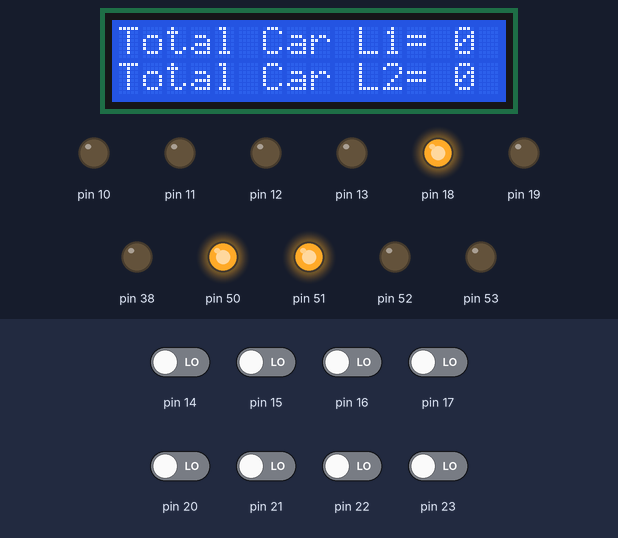
The sketch below on a simulated Arduino Mega 2560, built with avr-gcc and run on an emulated ATmega2560. Parts: 16×2 character LCD, output pins drawn as LEDs (lit = HIGH). The test bench sets the inputs (shaded band); at power-on: pin 14–17, pin 20–23 LOW. What the sketch prints to the serial monitor is not drawn.

Above: at 2.3 s.
2.4 s: pin 23 driven HIGH
At 2.8 s:
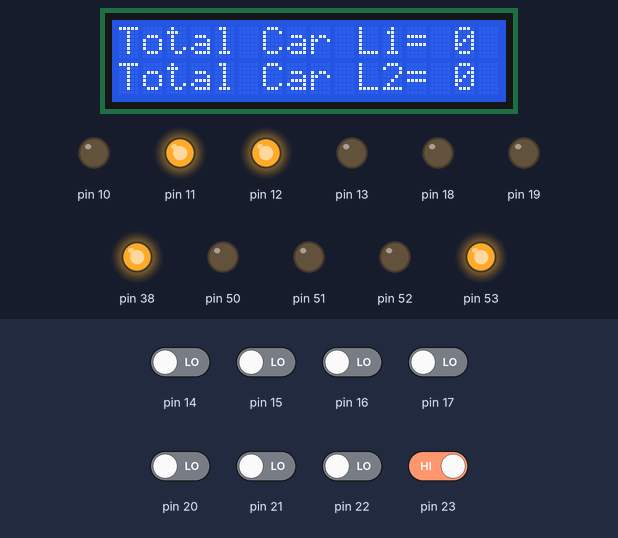
At 4.0 s:
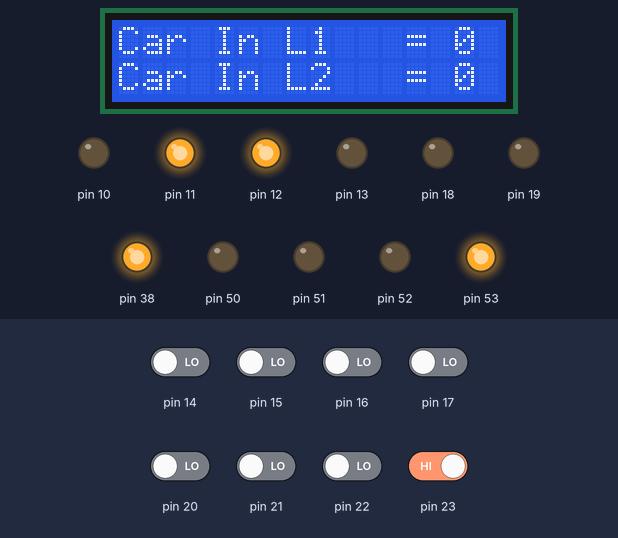
4.6 s: pin 22 driven HIGH
At 5.7 s:
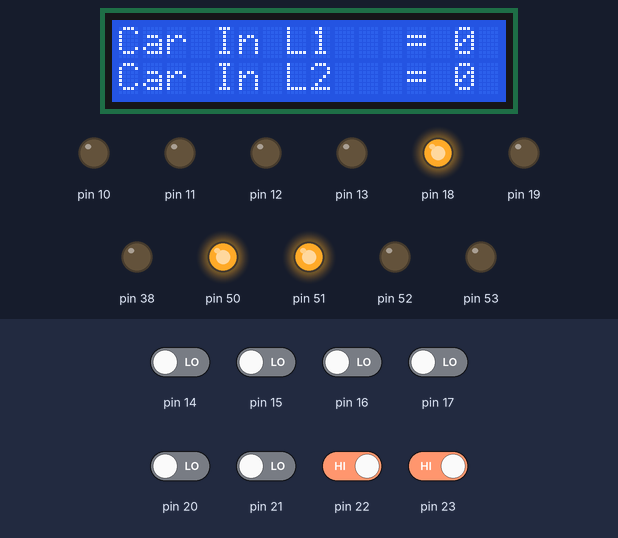
Timing chart, 0 to 7.6 s (numbered marks = the images above; inputs shaded):
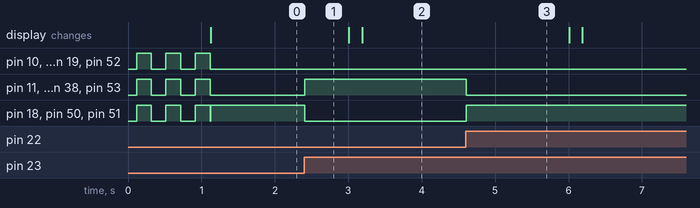

Measured:
- after the input at 2.4 s, pin 11, pin 12, pin 38, pin 53: LOW → HIGH at once; pin 18, pin 50, pin 51: HIGH → LOW at once
- after the input at 4.6 s, pin 11, pin 12, pin 38, pin 53: HIGH → LOW at once; pin 18, pin 50, pin 51: LOW → HIGH at once

The sketch:

17_smart_traffic_V7_2.ino
```cpp
#include <avr/io.h>
#include <util/delay.h>
#include <LiquidCrystal.h>

#include <stdio.h>
#include <util/delay.h>


LiquidCrystal lcd(8, 9, 26, 27, 28, 29);

//int readADCValue(unsigned char channel);
void readSensorValues ();
void blinkAll ();
void displayInfo();
void laneCarCount ();
void trafficControl ();

int sensor_1_adc = 0;
int sensor_2_adc = 0;
int sensor_3_adc = 0;
int sensor_4_adc = 0;
int sensor_5_adc = 0;
int sensor_6_adc = 0;
int sensor_7_adc = 0;
int sensor_8_adc = 0;


int sensor_1_count = 0;
int sensor_2_count = 0;
int sensor_3_count = 0;
int sensor_4_count = 0;
int sensor_5_count = 0;
int sensor_6_count = 0;
int sensor_7_count = 0;
int sensor_8_count = 0;


int sensor_1_adc_last = 0;
int sensor_2_adc_last = 0;
int sensor_3_adc_last = 0;
int sensor_4_adc_last = 0;
int sensor_5_adc_last = 0;
int sensor_6_adc_last = 0;
int sensor_7_adc_last = 0;
int sensor_8_adc_last = 0;


 int total_car_lane_one = 0;
 int total_car_lane_two = 0;


int car_counter_one = 0;
int car_counter_two = 0;
int car_counter_three = 0;
int car_counter_four = 0;
// int car_counter_two_laneone = 0;
// int car_counter_three_lanetwo = 0;
// int car_counter_four_lanetwo = 0;

int car_in_lane_one = 0;
int car_out_lane_one = 0;

int car_in_lane_two = 0;
int car_out_lane_two = 0;

int now_car_lane_one = 0;
int now_car_lane_two = 0;
int P = 0;
int Q = 0;

long cycleCount=0;
int infoSelect=0;
int debugOutFlag=0;
long seconds=0;
long displayClearFlag=0;

bool vipFlag_l1=0;
bool vipFlag_l2=0;

bool MaxCarL1=0;
bool MaxCarL2=0;

long waitCar=0;
bool waitCarFlag=0;

int conditionID=0;
int LastconditionID=0;

void setup () {
    // set up the LCD's number of columns and rows:
  lcd.begin(16, 2);
  Serial.begin (9600);
  lcd.setCursor (0, 0);
  lcd.print("Traffic Control ");
  lcd.setCursor (0, 1);
  lcd.print("Initializing....");
  _delay_ms(50);    //Delay for stabilization

  //ADMUX |= 1 << REFS0;    //Reference is AVCC with external capacitor at AREF pin. Right adjust the result
  //ADCSRA |= 1 << ADPS1;   //Division factor: 4, single conversion mode
  //ADCSRA |= (1 << ADEN);    //Enable ADC
  DDRA = 0x00;
  DDRB = 0xFF;
  DDRD |= 1 << PD2;
  DDRD |= 1 << PD3;
  DDRD |= 1 << PD4;
  DDRD |= 1 << PD7;

  DDRC &= (~(1<<PC0));
  DDRC &= (~(1<<PC1));

  blinkAll ();
  lcd.setCursor (0, 0);
  lcd.print("                ");
  lcd.setCursor (0, 1);
  lcd.print("                ");

}


void loop ()
  {
    seconds=millis()/1000;
    readSensorValues();   // Reading Sensor values
    laneCarCount ();    // Counting cars based on sensor reading
    displayInfo();      // Displaying lane car information
    trafficControl ();    // Controlling Traffic signal based on carcount
    debugOut();
  }
```

blinkAll.ino
```cpp
void blinkAll ()
{
  PORTB = 0b11111111;
  PORTD |= 1 << PD2;
  PORTD |= 1 << PD3;
  PORTD |= 1 << PD4;
  PORTD |= 1 << PD7;

  _delay_ms(200);

  PORTB = 0b00000000;
  PORTD &= (~(1 << PD2));
  PORTD &= (~(1 << PD3));
  PORTD &= (~(1 << PD4));
  PORTD &= (~(1 << PD7));

  _delay_ms(200);

  PORTB = 0b11111111;
  PORTD |= 1 << PD2;
  PORTD |= 1 << PD3;
  PORTD |= 1 << PD4;
  PORTD |= 1 << PD7;

  _delay_ms(200);

  PORTB = 0b00000000;
  PORTD &= (~(1 << PD2));
  PORTD &= (~(1 << PD3));
  PORTD &= (~(1 << PD4));
  PORTD &= (~(1 << PD7));

  _delay_ms(200);

  PORTB = 0b11111111;
  PORTD |= 1 << PD2;
  PORTD |= 1 << PD3;
  PORTD |= 1 << PD4;
  PORTD |= 1 << PD7;

  _delay_ms(200);

  PORTB = 0b00000000;
  PORTD &= (~(1 << PD2));
  PORTD &= (~(1 << PD3));
  PORTD &= (~(1 << PD4));
  PORTD &= (~(1 << PD7));
}
```

debugOut.ino
```cpp
void debugOut()
{

  if (seconds-debugOutFlag>0)
   {
    //lcd.clear();
 Serial.print ("L1_CIn_S1: ");
 Serial.print (sensor_1_adc);
 Serial.print (" L1_CIn_S2: ");
 Serial.print (sensor_2_adc);
 Serial.print (" L1_COut_S1: ");
 Serial.print (sensor_3_adc);
 Serial.print (" L1_COut_S2: ");
 Serial.println (sensor_4_adc);

 Serial.print ("L2_CIn_S1: ");
 Serial.print (sensor_5_adc);
 Serial.print (" L2_CIn_S2: ");
 Serial.print (sensor_6_adc);
 Serial.print (" L2_COut_S1: ");
 Serial.print (sensor_7_adc);
 Serial.print (" L2_COut_S2: ");
 Serial.println (sensor_8_adc);

 Serial.println (" ");

 Serial.print ("S1C: ");
 Serial.print (sensor_1_count);
 Serial.print (" S2C: ");
 Serial.print (sensor_2_count);
 Serial.print (" S3C: ");
 Serial.print (sensor_3_count);
 Serial.print (" S4C: ");
 Serial.print (sensor_4_count);
 Serial.print (" S5C: ");
 Serial.print (sensor_5_count);
 Serial.print (" S6C: ");
 Serial.print (sensor_6_count);
 Serial.print (" S7C: ");
 Serial.print (sensor_7_count);
 Serial.print (" S8C: ");
 Serial.print (sensor_8_count);

 Serial.println (" ");

 Serial.print ("VIP_L1: ");
 Serial.print (vipFlag_l1);
 Serial.print (" VIP_L2: ");
 Serial.print (vipFlag_l2);
 Serial.print (" MAX_CAR_L1: ");
 Serial.print (MaxCarL1);
 Serial.print (" MAX_CAR_L2: ");
 Serial.println (MaxCarL2);

 Serial.print ("In Loop: ");
 Serial.println (conditionID);

 Serial.println (" ");
 debugOutFlag=seconds;
   }
}
```

displayInfo.ino
```cpp
void displayInfo()
{
 // cycleCount++;

  if (seconds-cycleCount<=2)
  {
    infoSelect=0;
    //lcd.clear();
  }
  else{infoSelect=1;}

  if (seconds-cycleCount>5)
{
  cycleCount=seconds;
 // lcd.clear();
}

    if (infoSelect==0)
    {
       lcd.setCursor (0, 0);
       lcd.print("Total Car L1= ");
       lcd.setCursor (0, 1);
       lcd.print("Total Car L2= ");

       lcd.setCursor (14, 0);
       lcd.print(total_car_lane_one);
       lcd.setCursor (14, 1);
       lcd.print(total_car_lane_two);
    }
  else
  {
     lcd.setCursor (0, 0);
     lcd.print("Car In L1   = ");
     lcd.setCursor (0, 1);
     lcd.print("Car In L2   = ");

     lcd.setCursor (14, 0);
     lcd.print(now_car_lane_one);
     lcd.setCursor (14, 1);
     lcd.print(now_car_lane_two);
  }


if (seconds-displayClearFlag>2)
   {
       lcd.setCursor (13, 0);
       lcd.print("   ");
       lcd.setCursor (13, 1);
       lcd.print("   ");
    displayClearFlag=seconds;
   }


}
```

laneCarCount.ino
```cpp
void laneCarCount ()
{
  car_in_lane_one =  ((sensor_1_count) + (sensor_2_count));
  car_in_lane_one =  ( car_in_lane_one / 2 );

  car_out_lane_one = ((sensor_3_count)/2 + (sensor_4_count)/2);
  //car_out_lane_one = car_out_lane_one / 2;


  car_in_lane_two = (sensor_5_count + sensor_6_count);
  car_in_lane_two = (car_in_lane_two / 2);


  car_out_lane_two = (sensor_7_count + sensor_8_count);
  car_out_lane_two = (car_out_lane_two / 2);


  now_car_lane_one = ( car_in_lane_one - car_out_lane_one );
  now_car_lane_two = ( car_in_lane_two - car_out_lane_two );

  total_car_lane_one = car_out_lane_one;
  total_car_lane_two = car_out_lane_two;

  if (now_car_lane_one<=0)
  now_car_lane_one=0;

  if (now_car_lane_two<=0)
  now_car_lane_two=0;
}
```

readSensorValues.ino
```cpp
void readSensorValues ()

{
  //reading sensor adc values
  sensor_1_adc = digitalRead(21);
  sensor_2_adc = digitalRead(20);
  sensor_3_adc = digitalRead(19);
  sensor_4_adc = digitalRead(18);
  sensor_5_adc = digitalRead(17);
  sensor_6_adc = digitalRead(16);
  sensor_7_adc = digitalRead(15);
  sensor_8_adc = digitalRead(14);

  vipFlag_l1=digitalRead(22);
  vipFlag_l2=digitalRead(23);


  //Triggering counter for car in and out count
  if(sensor_1_adc != sensor_1_adc_last)
  {
    if(sensor_1_adc == 1)
    {
      sensor_1_count++ ;
    }
  }

  if(sensor_2_adc != sensor_2_adc_last)
  {
    if(sensor_2_adc == 1)
    {
      sensor_2_count++ ;
    }
  }

  if(sensor_3_adc != sensor_3_adc_last)
  {
    if(sensor_3_adc == 1)
    {
      sensor_3_count++;
    }
  }

  if(sensor_4_adc != sensor_4_adc_last)
  {
    if(sensor_4_adc == 1)
    {
      sensor_4_count++;
    }
  }

  if(sensor_5_adc != sensor_5_adc_last)
  {
    if(sensor_5_adc == 1)
    {
      sensor_5_count++;
    }
  }

  if(sensor_6_adc != sensor_6_adc_last)
  {
    if(sensor_6_adc == 1)
    {
      sensor_6_count++;
    }
  }

  if(sensor_7_adc != sensor_7_adc_last)
  {
    if(sensor_7_adc == 1)
    {
      sensor_7_count++;
  }
  }

  if(sensor_8_adc != sensor_8_adc_last)
  {
     if(sensor_8_adc == 1)
    {
      sensor_8_count++;
  }
  }

  //resetting sensor value for single step count

  sensor_1_adc_last = sensor_1_adc;
  sensor_2_adc_last = sensor_2_adc;
  sensor_3_adc_last = sensor_3_adc;
  sensor_4_adc_last = sensor_4_adc;
  sensor_5_adc_last = sensor_5_adc;
  sensor_6_adc_last = sensor_6_adc;
  sensor_7_adc_last = sensor_7_adc;
  sensor_8_adc_last = sensor_8_adc;
}
```

trafficControl.ino
```cpp
void trafficControl ()
{
  //___________________________________________________condition for VIP in Lane One______________________________________________________________

  P = now_car_lane_one;
  Q = now_car_lane_two;

  //LED: PORTB: 0B L1By L1Br L2Cg L2Cy L2Cr L1Cg L1Cy L1Cr
  //PORTD: L1Bg_D4 L2Br_D3 L2By_D2 L2Bg_D7

if (vipFlag_l1==1 && vipFlag_l2==1)
  {
    PORTB = 0b00001100;
    PORTD &= (~(1 << PD7));
    PORTD &= (~(1 << PD2));
    PORTD |= 1 << PD3;
    PORTD |= 1 << PD4; // Vip lane one
    conditionID=1;
  }

  if (vipFlag_l1==1 && vipFlag_l2==0)
  {
    PORTB = 0b00001100;
    PORTD &= (~(1 << PD7));
    PORTD &= (~(1 << PD2));
    PORTD |= 1 << PD3;
    PORTD |= 1 << PD4; // Vip lane one
    conditionID=2;
  }

   else if (vipFlag_l1==0 && vipFlag_l2==1)
  {
    PORTB = 0b01100001;
    PORTD &= (~(1 << PD4));
    PORTD &= (~(1 << PD3));
    PORTD &= (~(1 << PD2));
    PORTD |= 1 << PD7;  // VIP lane 2
    conditionID=3;
  }

   else if (vipFlag_l1==0 && vipFlag_l2==0)
   {
    if ( MaxCarL1==0 && MaxCarL2==0)
    {
    if (Q<=2)
    {
      PORTB = 0b00001100;
    PORTD &= (~(1 << PD7));
    PORTD &= (~(1 << PD2));
    PORTD |= 1 << PD3;
    PORTD |= 1 << PD4; // Vip lane one
    MaxCarL2 = 0;
    conditionID=4;
    }
    if (Q>=8 && Q<10)
    {
      PORTB = 0b10010010;
    PORTD &= (~(1 << PD7));
    PORTD &= (~(1 << PD3));
    PORTD &= (~(1 << PD4));
    PORTD |= 1 << PD2;
    conditionID=5;
    }
    if (Q>=10)
    {
      PORTB = 0b01100001;
    PORTD &= (~(1 << PD2));
    PORTD &= (~(1 << PD3));
    PORTD &= (~(1 << PD4));
    PORTD |= 1 << PD7;
    MaxCarL2=1;
    conditionID=6;
    }
    }

    else if ( MaxCarL1==0 && MaxCarL2==1)
    {
    if (P<=2)
    {
      PORTB = 0b01100001;
    PORTD &= (~(1 << PD2));
    PORTD &= (~(1 << PD3));
    PORTD &= (~(1 << PD4));
    PORTD |= 1 << PD7;
    MaxCarL1 = 0;
    conditionID=7;
    }
    if (P>=8 && P<10)
    {
      PORTB = 0b10010010;
    PORTD &= (~(1 << PD7));
    PORTD &= (~(1 << PD3));
    PORTD &= (~(1 << PD4));
    PORTD |= 1 << PD2;
    conditionID=8;
    }
    if (P>=10)
    {
      PORTB = 0b00001100;
    PORTD &= (~(1 << PD2));
    PORTD &= (~(1 << PD7));
    PORTD |= 1 << PD4;
    PORTD |= 1 << PD3;
    MaxCarL1=1;
    conditionID=9;
    }
    }

    else if ( MaxCarL1==1 && MaxCarL2==0)
    {
    if (Q<=2)
    {
      PORTB = 0b00001100;
    PORTD &= (~(1 << PD7));
    PORTD &= (~(1 << PD2));
    PORTD |= 1 << PD3;
    PORTD |= 1 << PD4; // Vip lane one
    MaxCarL2 = 0;
    conditionID=10;
    }
    if (Q>=8 && Q<10)
    {
      PORTB = 0b10010010;
    PORTD &= (~(1 << PD7));
    PORTD &= (~(1 << PD3));
    PORTD &= (~(1 << PD4));
    PORTD |= 1 << PD2;
    conditionID=11;
    }
    if (Q>=10)
    {
      PORTB = 0b01100001;
    PORTD &= (~(1 << PD2));
    PORTD &= (~(1 << PD3));
    PORTD &= (~(1 << PD4));
    PORTD |= 1 << PD7;
    MaxCarL2=1;
    conditionID=12;
    }
    }
//LED: PORTB: 0B L1By L1Br L2Cg L2Cy L2Cr L1Cg L1Cy L1Cr
  //PORTD: L1Bg_D4 L2Br_D3 L2By_D2 L2Bg_D7
    else if ( MaxCarL1==1 && MaxCarL2==1)
    {
    if (Q<=2)
    {
      PORTB = 0b00001100;
    PORTD &= (~(1 << PD7));
    PORTD &= (~(1 << PD2));
    PORTD |= 1 << PD3;
    PORTD |= 1 << PD4; // Vip lane one
    MaxCarL2 = 0;
    conditionID=13;
    }
    if (Q>=8 && Q<10)
    {
      PORTB = 0b10010010;
    PORTD &= (~(1 << PD7));
    PORTD &= (~(1 << PD3));
    PORTD &= (~(1 << PD4));
    PORTD |= 1 << PD2;
    conditionID=14;
    }
    if (Q>=10)
    {
      PORTB = 0b01100001;
    PORTD &= (~(1 << PD2));
    PORTD &= (~(1 << PD3));
    PORTD &= (~(1 << PD4));
    PORTD |= 1 << PD7;
    MaxCarL2=1;
    conditionID=15;
    }
   }
  }

  //________________________________________________________________________________________________________________________________________________
}
```
